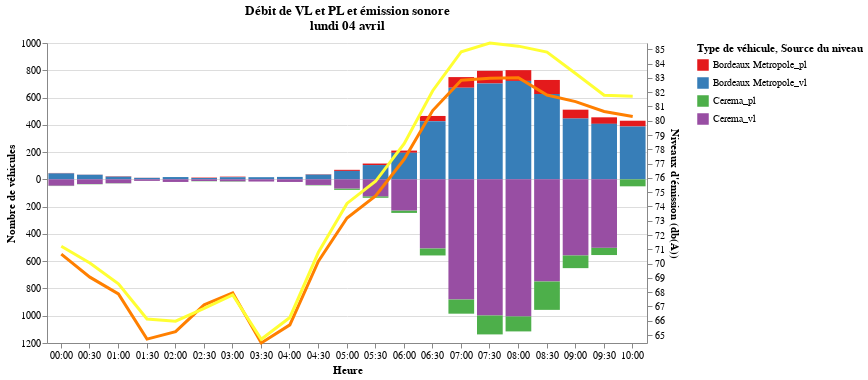

The notebook cell this image was saved under:
### Code cell
alt.layer(graphMirroir.properties(width=largeurChartMirroirEmission),
                                          GraphEmission.properties(width=largeurChartMirroirEmission)
                                          ).resolve_scale(y='independent').resolve_legend('independent').properties(title=titreEmmissionMirroir)

### Figure 1 — Vega-Lite specification as saved in the notebook (floating-point values rounded to 4 significant figures)
{"config": {"view": {"continuousWidth": 400, "continuousHeight": 300}}, "layer": [{"data": {"name": "data-60dc2c462d9d1f85e39e44c9e0a7e3fa"}, "mark": "bar", "encoding": {"color": {"field": "type_veh", "legend": {"values": ["Bordeaux Metropole_pl", "Bordeaux Metropole_vl", "Cerema_pl", "Cerema_vl"]}, "title": "Type de véhicule", "type": "nominal"}, "x": {"field": "horodatage", "timeUnit": "hoursminutes", "title": "Heure", "type": "ordinal"}, "y": {"axis": {"labelExpr": "abs(datum.value)"}, "field": "value", "title": "Nombre de véhicules", "type": "quantitative"}}, "title": "Type de véhicules selon source ; le lundi 04 avril", "width": 600}, {"data": {"name": "data-da6f6fe58a9144a89fad2c6b26999359"}, "mark": {"type": "line", "strokeWidth": 3}, "encoding": {"color": {"field": "key", "legend": {"values": ["lwm_bm", "lwm_cerema"]}, "scale": {"scheme": "set1"}, "title": "Source du niveau", "type": "nominal"}, "x": {"field": "horodatage", "timeUnit": "hoursminutes", "title": "Heure", "type": "ordinal"}, "y": {"axis": {"tickCount": 24}, "field": "value", "scale": {"domain": [64.44, 85.44]}, "title": "Niveaux d'émission (db(A))", "type": "quantitative"}}, "title": ["Émission sonore (vitesse moyenne sur la période) selon source ;", "le lundi 04 avril"], "transform": [{"fold": ["lwm_bm", "lwm_cerema"]}], "width": 600}], "resolve": {"legend": {"angle": "independent"}, "scale": {"y": "independent"}}, "title": ["Débit de VL et PL et émission sonore", "lundi 04 avril"], "$schema": "https://vega.github.io/schema/vega-lite/v4.17.0.json", "datasets": {"data-60dc2c462d9d1f85e39e44c9e0a7e3fa": [{"horodatage": "2022-04-04T00:00:00", "classe_veh": "pl", "src_mesure": "Bordeaux Metropole", "value": 3, "type_veh": "Bordeaux Metropole_pl"}, {"horodatage": "2022-04-04T00:00:00", "classe_veh": "vl", "src_mesure": "Bordeaux Metropole", "value": 44, "type_veh": "Bordeaux Metropole_vl"}, {"horodatage": "2022-04-04T00:30:00", "classe_veh": "pl", "src_mesure": "Bordeaux Metropole", "value": 1, "type_veh": "Bordeaux Metropole_pl"}, {"horodatage": "2022-04-04T00:30:00", "classe_veh": "vl", "src_mesure": "Bordeaux Metropole", "value": 34, "type_veh": "Bordeaux Metropole_vl"}, {"horodatage": "2022-04-04T01:00:00", "classe_veh": "pl", "src_mesure": "Bordeaux Metropole", "value": 3, "type_veh": "Bordeaux Metropole_pl"}, {"horodatage": "2022-04-04T01:00:00", "classe_veh": "vl", "src_mesure": "Bordeaux Metropole", "value": 20, "type_veh": "Bordeaux Metropole_vl"}, {"horodatage": "2022-04-04T01:30:00", "classe_veh": "pl", "src_mesure": "Bordeaux Metropole", "value": 1, "type_veh": "Bordeaux Metropole_pl"}, {"horodatage": "2022-04-04T01:30:00", "classe_veh": "vl", "src_mesure": "Bordeaux Metropole", "value": 11, "type_veh": "Bordeaux Metropole_vl"}, {"horodatage": "2022-04-04T02:00:00", "classe_veh": "vl", "src_mesure": "Bordeaux Metropole", "value": 17, "type_veh": "Bordeaux Metropole_vl"}, {"horodatage": "2022-04-04T02:30:00", "classe_veh": "pl", "src_mesure": "Bordeaux Metropole", "value": 3, "type_veh": "Bordeaux Metropole_pl"}, {"horodatage": "2022-04-04T02:30:00", "classe_veh": "vl", "src_mesure": "Bordeaux Metropole", "value": 10, "type_veh": "Bordeaux Metropole_vl"}, {"horodatage": "2022-04-04T03:00:00", "classe_veh": "pl", "src_mesure": "Bordeaux Metropole", "value": 4, "type_veh": "Bordeaux Metropole_pl"}, {"horodatage": "2022-04-04T03:00:00", "classe_veh": "vl", "src_mesure": "Bordeaux Metropole", "value": 16, "type_veh": "Bordeaux Metropole_vl"}, {"horodatage": "2022-04-04T03:30:00", "classe_veh": "vl", "src_mesure": "Bordeaux Metropole", "value": 16, "type_veh": "Bordeaux Metropole_vl"}, {"horodatage": "2022-04-04T04:00:00", "classe_veh": "vl", "src_mesure": "Bordeaux Metropole", "value": 18, "type_veh": "Bordeaux Metropole_vl"}, {"horodatage": "2022-04-04T04:30:00", "classe_veh": "pl", "src_mesure": "Bordeaux Metropole", "value": 3, "type_veh": "Bordeaux Metropole_pl"}, {"horodatage": "2022-04-04T04:30:00", "classe_veh": "vl", "src_mesure": "Bordeaux Metropole", "value": 35, "type_veh": "Bordeaux Metropole_vl"}, {"horodatage": "2022-04-04T05:00:00", "classe_veh": "pl", "src_mesure": "Bordeaux Metropole", "value": 8, "type_veh": "Bordeaux Metropole_pl"}, {"horodatage": "2022-04-04T05:00:00", "classe_veh": "vl", "src_mesure": "Bordeaux Metropole", "value": 62, "type_veh": "Bordeaux Metropole_vl"}, {"horodatage": "2022-04-04T05:30:00", "classe_veh": "pl", "src_mesure": "Bordeaux Metropole", "value": 11, "type_veh": "Bordeaux Metropole_pl"}, {"horodatage": "2022-04-04T05:30:00", "classe_veh": "vl", "src_mesure": "Bordeaux Metropole", "value": 105, "type_veh": "Bordeaux Metropole_vl"}, {"horodatage": "2022-04-04T06:00:00", "classe_veh": "pl", "src_mesure": "Bordeaux Metropole", "value": 16, "type_veh": "Bordeaux Metropole_pl"}, {"horodatage": "2022-04-04T06:00:00", "classe_veh": "vl", "src_mesure": "Bordeaux Metropole", "value": 195, "type_veh": "Bordeaux Metropole_vl"}, {"horodatage": "2022-04-04T06:30:00", "classe_veh": "pl", "src_mesure": "Bordeaux Metropole", "value": 38, "type_veh": "Bordeaux Metropole_pl"}, {"horodatage": "2022-04-04T06:30:00", "classe_veh": "vl", "src_mesure": "Bordeaux Metropole", "value": 427, "type_veh": "Bordeaux Metropole_vl"}, {"horodatage": "2022-04-04T07:00:00", "classe_veh": "pl", "src_mesure": "Bordeaux Metropole", "value": 78, "type_veh": "Bordeaux Metropole_pl"}, {"horodatage": "2022-04-04T07:00:00", "classe_veh": "vl", "src_mesure": "Bordeaux Metropole", "value": 672, "type_veh": "Bordeaux Metropole_vl"}, {"horodatage": "2022-04-04T07:30:00", "classe_veh": "pl", "src_mesure": "Bordeaux Metropole", "value": 93, "type_veh": "Bordeaux Metropole_pl"}, {"horodatage": "2022-04-04T07:30:00", "classe_veh": "vl", "src_mesure": "Bordeaux Metropole", "value": 703, "type_veh": "Bordeaux Metropole_vl"}, {"horodatage": "2022-04-04T08:00:00", "classe_veh": "pl", "src_mesure": "Bordeaux Metropole", "value": 79, "type_veh": "Bordeaux Metropole_pl"}, {"horodatage": "2022-04-04T08:00:00", "classe_veh": "vl", "src_mesure": "Bordeaux Metropole", "value": 722, "type_veh": "Bordeaux Metropole_vl"}, {"horodatage": "2022-04-04T08:30:00", "classe_veh": "pl", "src_mesure": "Bordeaux Metropole", "value": 103, "type_veh": "Bordeaux Metropole_pl"}, {"horodatage": "2022-04-04T08:30:00", "classe_veh": "vl", "src_mesure": "Bordeaux Metropole", "value": 626, "type_veh": "Bordeaux Metropole_vl"}, {"horodatage": "2022-04-04T09:00:00", "classe_veh": "pl", "src_mesure": "Bordeaux Metropole", "value": 65, "type_veh": "Bordeaux Metropole_pl"}, {"horodatage": "2022-04-04T09:00:00", "classe_veh": "vl", "src_mesure": "Bordeaux Metropole", "value": 446, "type_veh": "Bordeaux Metropole_vl"}, {"horodatage": "2022-04-04T09:30:00", "classe_veh": "pl", "src_mesure": "Bordeaux Metropole", "value": 48, "type_veh": "Bordeaux Metropole_pl"}, {"horodatage": "2022-04-04T09:30:00", "classe_veh": "vl", "src_mesure": "Bordeaux Metropole", "value": 407, "type_veh": "Bordeaux Metropole_vl"}, {"horodatage": "2022-04-04T10:00:00", "classe_veh": "pl", "src_mesure": "Bordeaux Metropole", "value": 42, "type_veh": "Bordeaux Metropole_pl"}, {"horodatage": "2022-04-04T10:00:00", "classe_veh": "vl", "src_mesure": "Bordeaux Metropole", "value": 388, "type_veh": "Bordeaux Metropole_vl"}, {"horodatage": "2022-04-04T00:00:00", "classe_veh": "pl", "src_mesure": "Cerema", "value": -3, "type_veh": "Cerema_pl"}, {"horodatage": "2022-04-04T00:00:00", "classe_veh": "vl", "src_mesure": "Cerema", "value": -46, "type_veh": "Cerema_vl"}, {"horodatage": "2022-04-04T00:30:00", "classe_veh": "pl", "src_mesure": "Cerema", "value": -2, "type_veh": "Cerema_pl"}, {"horodatage": "2022-04-04T00:30:00", "classe_veh": "vl", "src_mesure": "Cerema", "value": -34, "type_veh": "Cerema_vl"}, {"horodatage": "2022-04-04T01:00:00", "classe_veh": "pl", "src_mesure": "Cerema", "value": -2, "type_veh": "Cerema_pl"}, {"horodatage": "2022-04-04T01:00:00", "classe_veh": "vl", "src_mesure": "Cerema", "value": -28, "type_veh": "Cerema_vl"}, {"horodatage": "2022-04-04T01:30:00", "classe_veh": "pl", "src_mesure": "Cerema", "value": -1, "type_veh": "Cerema_pl"}, {"horodatage": "2022-04-04T01:30:00", "classe_veh": "vl", "src_mesure": "Cerema", "value": -11, "type_veh": "Cerema_vl"}, {"horodatage": "2022-04-04T02:00:00", "classe_veh": "vl", "src_mesure": "Cerema", "value": -19, "type_veh": "Cerema_vl"}, {"horodatage": "2022-04-04T02:30:00", "classe_veh": "pl", "src_mesure": "Cerema", "value": -2, "type_veh": "Cerema_pl"}, {"horodatage": "2022-04-04T02:30:00", "classe_veh": "vl", "src_mesure": "Cerema", "value": -12, "type_veh": "Cerema_vl"}, {"horodatage": "2022-04-04T03:00:00", "classe_veh": "pl", "src_mesure": "Cerema", "value": -3, "type_veh": "Cerema_pl"}, {"horodatage": "2022-04-04T03:00:00", "classe_veh": "vl", "src_mesure": "Cerema", "value": -14, "type_veh": "Cerema_vl"}, {"horodatage": "2022-04-04T03:30:00", "classe_veh": "vl", "src_mesure": "Cerema", "value": -16, "type_veh": "Cerema_vl"}, {"horodatage": "2022-04-04T04:00:00", "classe_veh": "vl", "src_mesure": "Cerema", "value": -19, "type_veh": "Cerema_vl"}, {"horodatage": "2022-04-04T04:30:00", "classe_veh": "pl", "src_mesure": "Cerema", "value": -3, "type_veh": "Cerema_pl"}, {"horodatage": "2022-04-04T04:30:00", "classe_veh": "vl", "src_mesure": "Cerema", "value": -41, "type_veh": "Cerema_vl"}, {"horodatage": "2022-04-04T05:00:00", "classe_veh": "pl", "src_mesure": "Cerema", "value": -10, "type_veh": "Cerema_pl"}, {"horodatage": "2022-04-04T05:00:00", "classe_veh": "vl", "src_mesure": "Cerema", "value": -67, "type_veh": "Cerema_vl"}, {"horodatage": "2022-04-04T05:30:00", "classe_veh": "pl", "src_mesure": "Cerema", "value": -11, "type_veh": "Cerema_pl"}, {"horodatage": "2022-04-04T05:30:00", "classe_veh": "vl", "src_mesure": "Cerema", "value": -124, "type_veh": "Cerema_vl"}, {"horodatage": "2022-04-04T06:00:00", "classe_veh": "pl", "src_mesure": "Cerema", "value": -18, "type_veh": "Cerema_pl"}, {"horodatage": "2022-04-04T06:00:00", "classe_veh": "vl", "src_mesure": "Cerema", "value": -228, "type_veh": "Cerema_vl"}, {"horodatage": "2022-04-04T06:30:00", "classe_veh": "pl", "src_mesure": "Cerema", "value": -52, "type_veh": "Cerema_pl"}, {"horodatage": "2022-04-04T06:30:00", "classe_veh": "vl", "src_mesure": "Cerema", "value": -506, "type_veh": "Cerema_vl"}, {"horodatage": "2022-04-04T07:00:00", "classe_veh": "pl", "src_mesure": "Cerema", "value": -105, "type_veh": "Cerema_pl"}, {"horodatage": "2022-04-04T07:00:00", "classe_veh": "vl", "src_mesure": "Cerema", "value": -880, "type_veh": "Cerema_vl"}, {"horodatage": "2022-04-04T07:30:00", "classe_veh": "pl", "src_mesure": "Cerema", "value": -140, "type_veh": "Cerema_pl"}, {"horodatage": "2022-04-04T07:30:00", "classe_veh": "vl", "src_mesure": "Cerema", "value": -997, "type_veh": "Cerema_vl"}, {"horodatage": "2022-04-04T08:00:00", "classe_veh": "pl", "src_mesure": "Cerema", "value": -111, "type_veh": "Cerema_pl"}, {"horodatage": "2022-04-04T08:00:00", "classe_veh": "vl", "src_mesure": "Cerema", "value": -1004, "type_veh": "Cerema_vl"}, {"horodatage": "2022-04-04T08:30:00", "classe_veh": "pl", "src_mesure": "Cerema", "value": -209, "type_veh": "Cerema_pl"}, {"horodatage": "2022-04-04T08:30:00", "classe_veh": "vl", "src_mesure": "Cerema", "value": -748, "type_veh": "Cerema_vl"}, {"horodatage": "2022-04-04T09:00:00", "classe_veh": "pl", "src_mesure": "Cerema", "value": -94, "type_veh": "Cerema_pl"}, {"horodatage": "2022-04-04T09:00:00", "classe_veh": "vl", "src_mesure": "Cerema", "value": -557, "type_veh": "Cerema_vl"}, {"horodatage": "2022-04-04T09:30:00", "classe_veh": "pl", "src_mesure": "Cerema", "value": -54, "type_veh": "Cerema_pl"}, {"horodatage": "2022-04-04T09:30:00", "classe_veh": "vl", "src_mesure": "Cerema", "value": -501, "type_veh": "Cerema_vl"}, {"horodatage": "2022-04-04T10:00:00", "classe_veh": "pl", "src_mesure": "Cerema", "value": -51, "type_veh": "Cerema_pl"}], "data-da6f6fe58a9144a89fad2c6b26999359": [{"horodatage": "2022-04-04T00:00:00", "diff_emission_bruit": 0.55, "lwm_bm": 70.66, "lwm_cerema": 71.21}, {"horodatage": "2022-04-04T00:30:00", "diff_emission_bruit": 0.99, "lwm_bm": 69.05, "lwm_cerema": 70.04}, {"horodatage": "2022-04-04T01:00:00", "diff_emission_bruit": 0.7, "lwm_bm": 67.88, "lwm_cerema": 68.58}, {"horodatage": "2022-04-04T01:30:00", "diff_emission_bruit": 1.41, "lwm_bm": 64.71, "lwm_cerema": 66.12}, {"horodatage": "2022-04-04T02:00:00", "diff_emission_bruit": 0.74, "lwm_bm": 65.23, "lwm_cerema": 65.97}, {"horodatage": "2022-04-04T02:30:00", "diff_emission_bruit": 0.25, "lwm_bm": 67.11, "lwm_cerema": 66.86}, {"horodatage": "2022-04-04T03:00:00", "diff_emission_bruit": 0.13, "lwm_bm": 67.94, "lwm_cerema": 67.81}, {"horodatage": "2022-04-04T03:30:00", "diff_emission_bruit": 0.26, "lwm_bm": 64.44, "lwm_cerema": 64.7}, {"horodatage": "2022-04-04T04:00:00", "diff_emission_bruit": 0.52, "lwm_bm": 65.71, "lwm_cerema": 66.23}, {"horodatage": "2022-04-04T04:30:00", "diff_emission_bruit": 0.62, "lwm_bm": 70.17, "lwm_cerema": 70.79}, {"horodatage": "2022-04-04T05:00:00", "diff_emission_bruit": 1.02, "lwm_bm": 73.19, "lwm_cerema": 74.21}, {"horodatage": "2022-04-04T05:30:00", "diff_emission_bruit": 1.02, "lwm_bm": 74.74, "lwm_cerema": 75.76}, {"horodatage": "2022-04-04T06:00:00", "diff_emission_bruit": 1.09, "lwm_bm": 77.3, "lwm_cerema": 78.39}, {"horodatage": "2022-04-04T06:30:00", "diff_emission_bruit": 1.39, "lwm_bm": 80.71, "lwm_cerema": 82.1}, {"horodatage": "2022-04-04T07:00:00", "diff_emission_bruit": 2.0, "lwm_bm": 82.83, "lwm_cerema": 84.83}, {"horodatage": "2022-04-04T07:30:00", "diff_emission_bruit": 2.46, "lwm_bm": 82.98, "lwm_cerema": 85.44}, {"horodatage": "2022-04-04T08:00:00", "diff_emission_bruit": 2.21, "lwm_bm": 83.01, "lwm_cerema": 85.22}, {"horodatage": "2022-04-04T08:30:00", "diff_emission_bruit": 3.0, "lwm_bm": 81.8, "lwm_cerema": 84.8}, {"horodatage": "2022-04-04T09:00:00", "diff_emission_bruit": 1.97, "lwm_bm": 81.34, "lwm_cerema": 83.31}, {"horodatage": "2022-04-04T09:30:00", "diff_emission_bruit": 1.14, "lwm_bm": 80.65, "lwm_cerema": 81.79}, {"horodatage": "2022-04-04T10:00:00", "diff_emission_bruit": 1.42, "lwm_bm": 80.3, "lwm_cerema": 81.72}]}}
